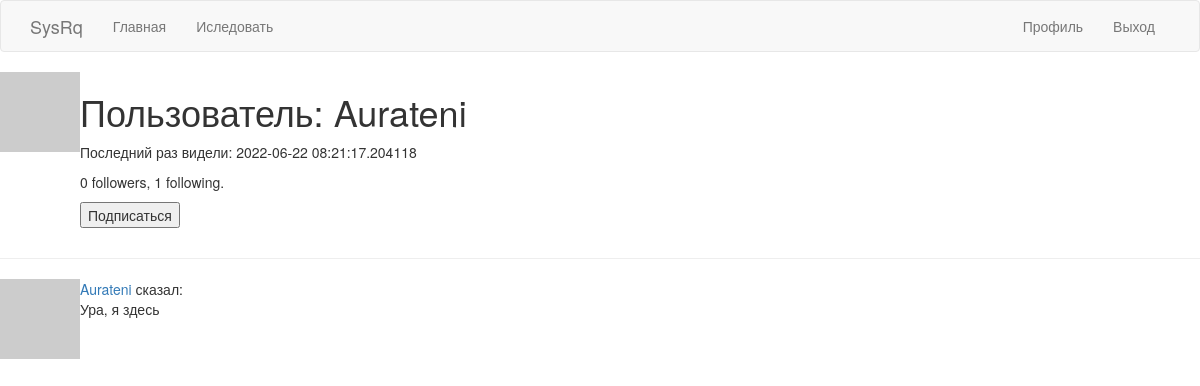
/user/Aurateni (signed in), run on the app's committed database.
### app/models.py (models this page shows, shortened)
class User(UserMixin, db.Model):
    id = db.Column(db.Integer, primary_key=True)
    username = db.Column(db.String(64), index=True, unique=True)
    email = db.Column(db.String(120), index=True, unique=True)
    password_hash = db.Column(db.String(128))
    posts = db.relationship('Post', backref='author', lazy='dynamic')
    about_me = db.Column(db.String(140))
    last_seen = db.Column(db.DateTime, default=datetime.utcnow)
    followed = db.relationship(
        'User', secondary=followers,
        primaryjoin=(followers.c.follower_id == id),
        secondaryjoin=(followers.c.followed_id == id),
        backref=db.backref('followers', lazy='dynamic'), lazy='dynamic')
    def avatar(self, size):
        digest = md5(self.email.lower().encode('utf-8')).hexdigest()
        return 'https://www.gravatar.com/avatar/{}?d=identicon&s={}'.format(
            digest, size)
    def is_following(self, user):
        return self.followed.filter(
            followers.c.followed_id == user.id).count() > 0

class Post(db.Model):
    id = db.Column(db.Integer, primary_key=True)
    body = db.Column(db.String(140))
    timestamp = db.Column(db.DateTime, index=True, default=datetime.utcnow)
    user_id = db.Column(db.Integer, db.ForeignKey('user.id'))

### app/routes.py (the view)
@app.route('/user/<username>')
@login_required
def user(username):
    user = User.query.filter_by(username=username).first_or_404()
    page = request.args.get('page', 1, type=int)
    posts = user.posts.order_by(Post.timestamp.desc()).paginate(
        page, app.config['POSTS_PER_PAGE'], False)
    next_url = url_for('user', username=user.username, page=posts.next_num) \
        if posts.has_next else None
    prev_url = url_for('user', username=user.username, page=posts.prev_num) \
        if posts.has_prev else None
    form = EmptyForm()
    return render_template('user.html', user=user, posts=posts.items, next_url=next_url, prev_url=prev_url, form=form)

### app/forms.py
class EmptyForm(FlaskForm):
    submit = SubmitField('Submit')

### app/models.py (called while the page is built)
@login.user_loader
def load_user(id):
    return User.query.get(int(id))

### app/routes.py (called while the page is built)
@app.before_request
def before_request():
    if current_user.is_authenticated:
        current_user.last_seen = datetime.utcnow()
        db.session.commit()

### app/templates/user.html (shortened to what this page needs)
{% extends "base.html" %}
{% block content %}
     <table>
        <tr valign="top">
            <td><img src="{{ user.avatar(128) }}"></td>
            <td>
                <h1>Пользователь: {{ user.username }}</h1>
                {% if user.last_seen %}<p>Последний раз видели: {{ user.last_seen }}</p>{% endif %}
                <p>{{ user.followers.count() }} followers, {{ user.followed.count() }} following.</p>
                {% if user == current_user %}
                <p><a href="{{ url_for('edit_profile') }}">Редактировать профиль</a></p>
                {% elif not current_user.is_following(user) %}
                <p>
                    <form action="{{ url_for('follow', username=user.username) }}" method="post">
                        {{ form.submit(value='Подписаться') }}
                    </form>
                </p>
                {% endif %}
            </td>
        </tr>
    </table>
    <hr>
    {% for post in posts %}
        {% include '_post.html' %}
    {% endfor %}
{% endblock %}

### app/templates/_post.html
 <table>
        <tr valign="top">
            <td><img src="{{ post.author.avatar(70) }}"></td>
            <td>
                <a href="{{ url_for('user', username=post.author.username) }}">
                    {{ post.author.username }}
                </a>
                сказал:<br>{{ post.body }}
            </td>
        </tr>
    </table>

### data on the page
User: username "Aurateni", last_seen "2022-06-22 08:21:17.204118"
Post: author.username "Aurateni", body "Ура, я здесь"

### other printed values
{{ ('Главная') }} "Главная"
{{ ('Иследовать') }} "Иследовать"
{{ ('Профиль') }} "Профиль"
{{ ('Выход') }} "Выход"
{{ user.followers.count() }} "0"
{{ user.followed.count() }} "1"
